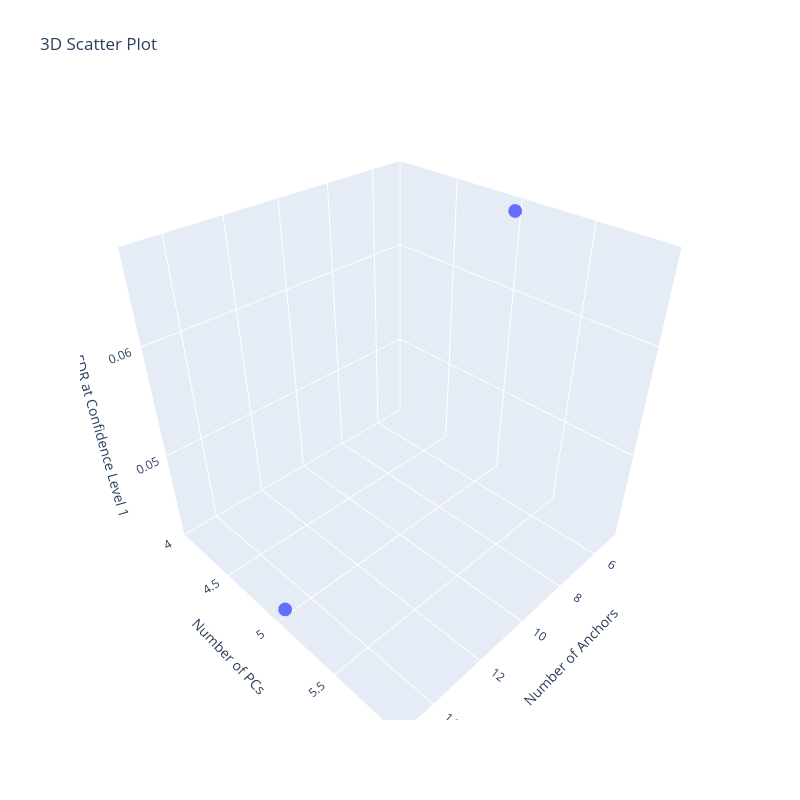

Here is the notebook cell this chart was saved with:
### Code cell
# Create a 3D scatter plot
fig = go.Figure(
    data=[go.Scatter3d(x=df["n_anchors"], y=df["n_pcs"], z=df["fdr"], mode="markers")]
)
fig.update_layout(
    scene=dict(
        aspectmode="cube",
        xaxis=dict(title="Number of Anchors"),
        yaxis=dict(title="Number of PCs"),
        zaxis=dict(title="FDR at Confidence Level 1"),
    ),
    title="3D Scatter Plot",
    width=800,
    height=800,
)
fig.show()

### Figure 1 — Plotly figure (JSON) as saved in the notebook; plotly's stock layout.template omitted (floating-point values rounded to 4 significant figures)
{"data": [{"mode": "markers", "type": "scatter3d", "x": [5, 15], "y": [5, 5], "z": [0.06685, 0.04211]}], "layout": {"height": 800, "scene": {"aspectmode": "cube", "xaxis": {"title": {"text": "Number of Anchors"}}, "yaxis": {"title": {"text": "Number of PCs"}}, "zaxis": {"title": {"text": "FDR at Confidence Level 1"}}}, "title": {"text": "3D Scatter Plot"}, "width": 800}}
